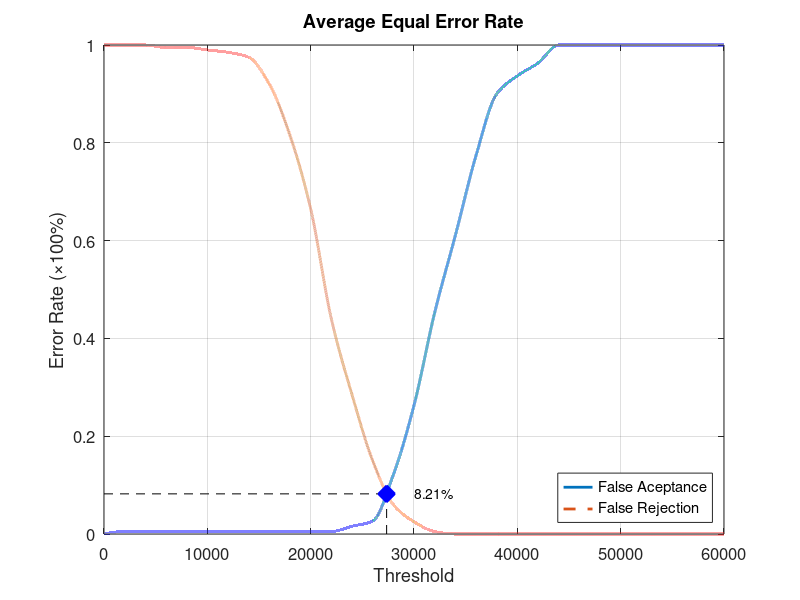
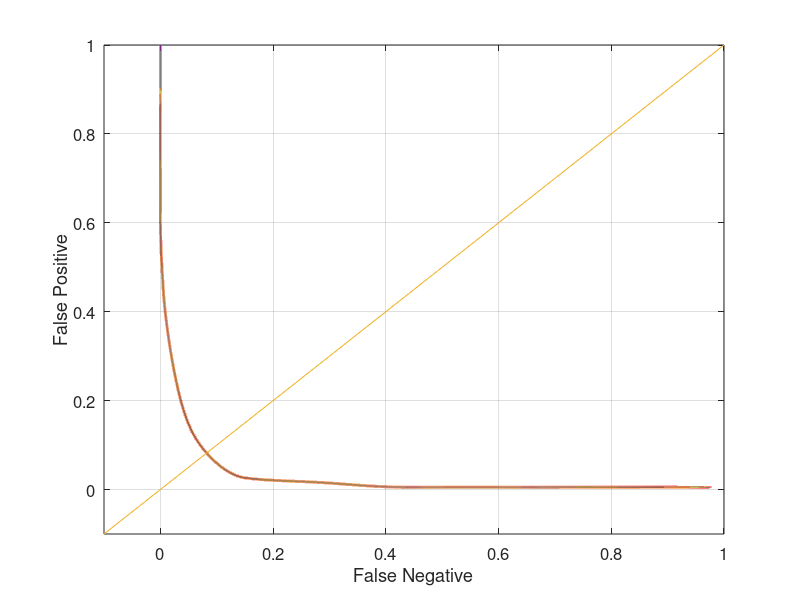

These figures' MATLAB source, in order:
function yEER = Database3_3
close all;
clear;
clc;
x = 0:2000:60000;
xq = 0:0.5:60000;

y0 = [0 0.00526316 0.00526316 0.00526316 0.00526316 0.00526316 0.00526316 0.00526316 0.00526316 0.00526316 0.00526316 0.00526316 0.0157895 0.0263158 0.121053 0.263158 0.452632 0.610526 0.773684 0.9 0.936842 0.963158 1 1 1 1 1 1 1 1 1];
yy0 = interp1(x, y0, xq, 'pchip');
y1 = [1 1 1 0.995 0.995 0.99 0.985 0.975 0.92 0.815 0.665 0.44 0.285 0.15 0.06 0.025 0.005 0 0 0 0 0 0 0 0 0 0 0 0 0 0];
yy1 = interp1(x, y1, xq, 'pchip');

% Calculating EER: 
y2 = abs(y0 - y1);
find(y2 == min(y2))
yy2 = abs(yy0 - yy1);
xEER = find(yy2 == min(yy2));
xEERIndex = xq(xEER) % X-axis EER
yEER = yy0(xEER) % Y-axis EER

main = figure
plot(xq, yy0,'-','LineWidth', 2);	hold on
plot(xq, yy1,'--','LineWidth', 2);	hold on
plot([xEERIndex xEERIndex], [0 yEER], 'k--');	hold on
plot([0 xEERIndex], [yEER yEER], 'k--');	hold on
plot(xEERIndex, yEER, 'bx', 'LineWidth', 10);	hold on
text(xEERIndex + 10 * xEERIndex / 100, yEER, [num2str(round((10000 * yEER)) / 100) '%'])
legend('False Aceptance', 'False Rejection', 'Location', 'SouthEast')
xlabel('Threshold')
ylabel('Error Rate (\times100%)')
title('Average Equal Error Rate')
set(gca, 'FontSize', 12)
axis([0 60000 0 1])
grid on

print(main, 'Database3_3Main', '-dpng');
FNRxFPR = figure('Color', [1 1 1]);
plot(yy1, yy0, '-', yy1, yy0, 'LineWidth', 2);
hold on
y = -0.1:0.1:1
plot(y, y); 
set(gca, 'FontSize', 12)
xlabel('False Negative')
ylabel('False Positive')
axis([-0.1 1 -0.1 1])
set(gca, 'FontSize', 12)
grid on

print(FNRxFPR, 'Database3_3FNRxFPR','-dpng');
end
